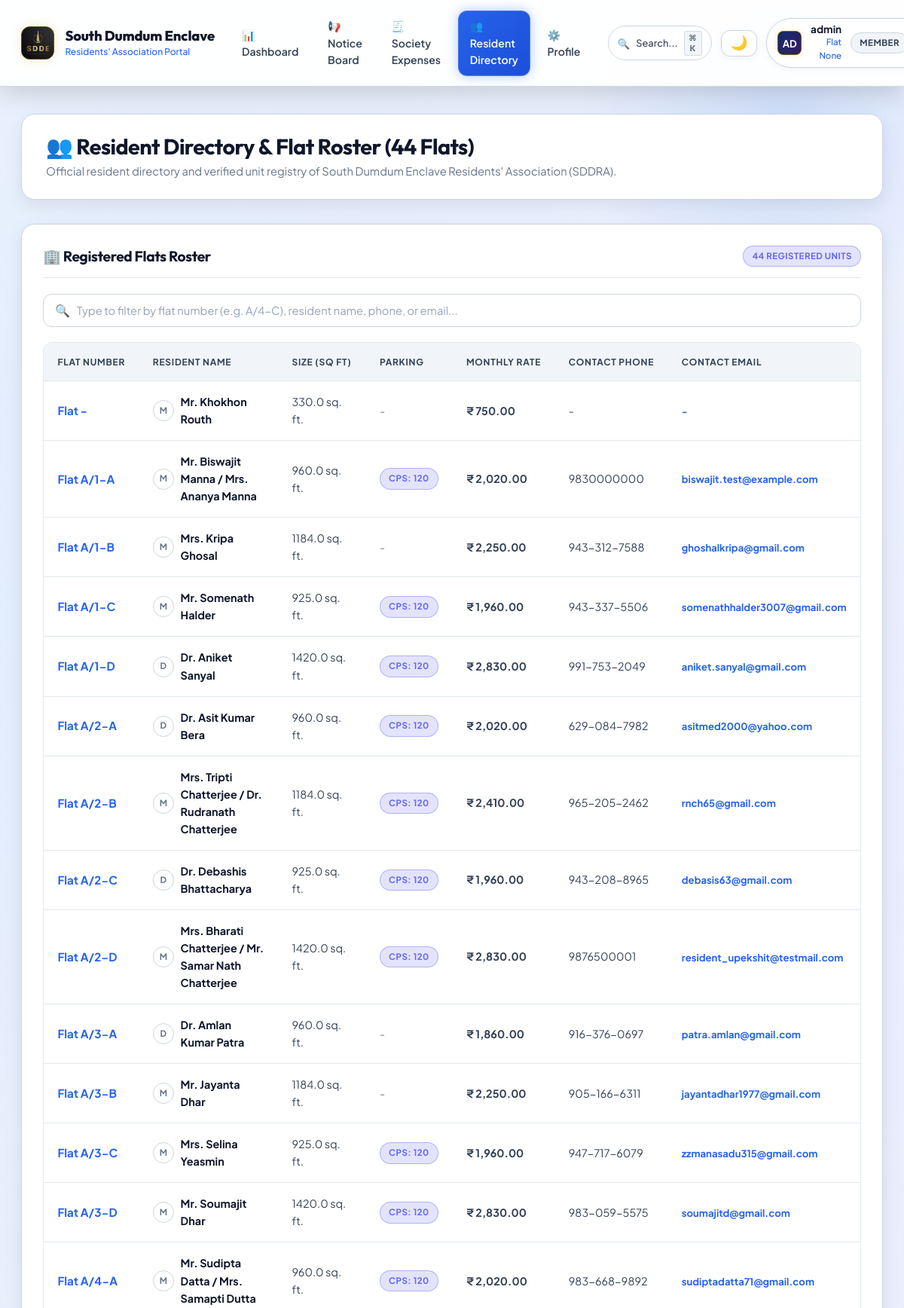
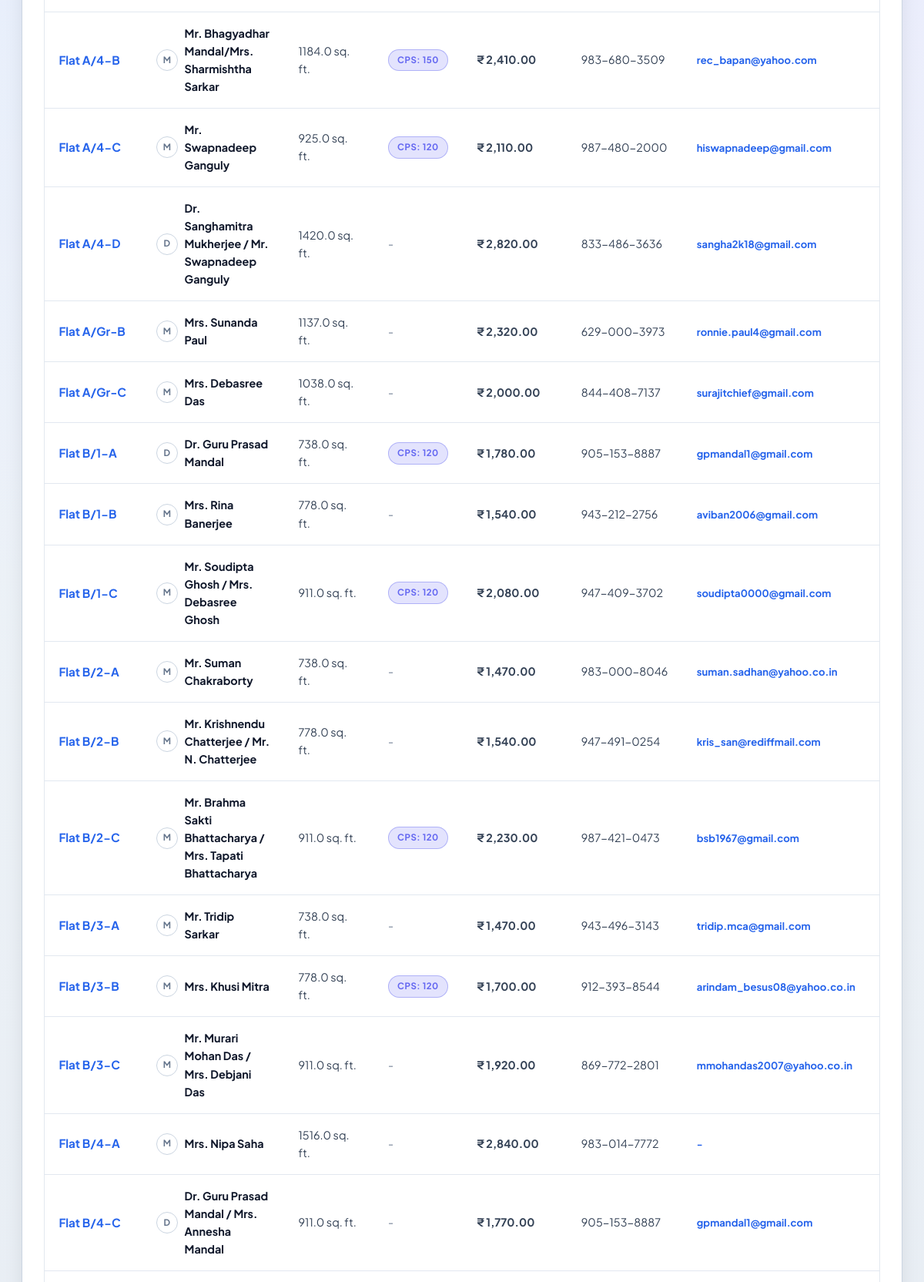
/members (signed in, upper part), run on the app's committed database (2 pictures, top to bottom).
### tables this page shows
CREATE TABLE tbl_membership (
    id INTEGER PRIMARY KEY,
    flat_no TEXT NOT NULL,
    member_name TEXT NOT NULL,
    RvsdFlatSize REAL,
    car_parking_space TEXT,
    cps_owner INTEGER,
    tws_owner INTEGER,
    tws_count INTEGER,
    flat_charges REAL,
    common_expenses REAL,
    cps_charges REAL,
    tws_charges REAL,
    capital_fund REAL,
    monthly_charge REAL,
    password_hash TEXT
, profile_pic TEXT DEFAULT NULL);

### app.py (the view)
@app.route('/admin/members')
@app.route('/members')
@login_required
def admin_members():
    search_q = request.args.get('q', '').strip()
    query = """
        SELECT m.*,
               c.mobile_num_1, c.mobile_num_2, c.email_1, c.email_2,
               COALESCE(r.total_paid, 0) as total_paid,
               COALESCE(r.receipts_count, 0) as receipts_count,
               r.last_payment_date
        FROM tbl_membership m
        LEFT JOIN tbl_mbr_cntct c ON LOWER(TRIM(m.flat_no)) = LOWER(TRIM(c.flat_no))
        LEFT JOIN (
            SELECT LOWER(TRIM(flat_no)) as flat_no,
                   SUM(amount) as total_paid,
                   COUNT(receipt_no) as receipts_count,
                   MAX(payment_date) as last_payment_date
            FROM tbl_receipts
            GROUP BY LOWER(TRIM(flat_no))
        ) r ON LOWER(TRIM(m.flat_no)) = r.flat_no
    """
    params = []
    if search_q:
        query += " WHERE m.flat_no LIKE %s OR m.member_name LIKE %s OR c.mobile_num_1 LIKE %s OR c.email_1 LIKE %s"
        params.extend([f"%{search_q}%", f"%{search_q}%", f"%{search_q}%", f"%{search_q}%"])
    query += " ORDER BY m.flat_no"
    members = query_db(query, params)
    return render_template('admin_members.html', members=members, search_q=search_q)

### app.py (called while the page is built, shortened)
def get_ist_now():
    return datetime.now(IST)

@app.after_request
def set_response_headers(response):
    if request.path.startswith('/static/'):
        response.headers['Cache-Control'] = 'public, max-age=0, must-revalidate'
    return response

@app.teardown_appcontext
def close_request_db(exception=None):
    pass

def login_required(f):
    @wraps(f)
    def decorated_function(*args, **kwargs):
        user = session.get('user')
        return f(*args, **kwargs)
    return decorated_function

### database.py (called while the page is built, shortened)
def get_writable_sqlite_path():
    global _WRITABLE_SQLITE_PATH
    if _WRITABLE_SQLITE_PATH and os.path.exists(_WRITABLE_SQLITE_PATH):
        return _WRITABLE_SQLITE_PATH

def get_sqlite_connection():
    try:
        from flask import g, has_request_context
        if has_request_context():
            if not hasattr(g, 'sqlite_conn') or g.sqlite_conn is None:
                db_path = get_writable_sqlite_path()
                conn = sqlite3.connect(db_path, timeout=30.0, check_same_thread=False)
                conn.row_factory = sqlite3.Row
                conn.create_function('DATE_FORMAT', 2, sqlite_date_format)
                try:
                    conn.execute("PRAGMA busy_timeout = 30000;")
                except Exception:
                    pass
                g.sqlite_conn = conn
            return g.sqlite_conn
    except Exception:
        pass

def determine_engine():
    global _ENGINE_MODE
    if _ENGINE_MODE is not None:
        return _ENGINE_MODE

def get_db():
    engine = determine_engine()
    return get_sqlite_connection() if engine == 'sqlite' else get_mysql_connection()

def query_db(query, params=None, one=False):
    engine = determine_engine()
    if engine == 'sqlite':
        sqlite_query = re.sub(r'%s', '?', query)
        conn = get_db()
        cur = conn.cursor()
        try:
            if params:
                cur.execute(sqlite_query, params)
            else:
                cur.execute(sqlite_query)
            if one:
                row = cur.fetchone()
                return dict(row) if row else None
            return [dict(r) for r in cur.fetchall()]
        finally:
            cur.close()

### templates/admin_members.html (shortened to what this page needs)
{% extends 'base.html' %}
{% block content %}
<div class="page-header">
    <div class="page-header-title">
        <h2>👥 Resident Directory &amp; Flat Roster (44 Flats)</h2>
        <p>
            {% if is_admin %}
            Complete official membership registry of South Dumdum Enclave Residents' Association from <code>tbl_membership</code>. Click any receipt badge to inspect vouchers in-panel.
            {% else %}
            Official resident directory and verified unit registry of South Dumdum Enclave Residents' Association (SDDRA).
            {% endif %}
        </p>
    </div>
</div>
<div class="card">
    <div class="card-header">
        <h3 class="card-title">🏢 Registered Flats Roster</h3>
        <span id="memberCountBadge" class="badge badge-info">{{ members|length }} Registered Units</span>
    </div>
    <div style="margin-bottom: 1.25rem;">
        <form method="GET" action="{{ url_for('admin_members') }}">
            <div class="live-search-box">
                <span class="search-icon">🔍</span>
                <input type="text" id="memberSearch" name="q" value="{{ search_q or '' }}" class="form-control" placeholder="Type to filter by flat number (e.g. A/4-C), resident name, phone, or email..." data-live-search="#membersTable" data-search-counter="#memberCountBadge" data-clear-btn="clearMemberSearch">
            </div>
        </form>
    </div>
    <div class="table-container">
        <table class="custom-table" id="membersTable">
            <thead>
                <tr>
                    <th>Flat Number</th>
                    <th>Resident Name</th>
                    <th>Size (Sq Ft)</th>
                    <th>Parking</th>
                    <th>Monthly Rate</th>
                    <th>Contact Phone</th>
                    <th>Contact Email</th>
                </tr>
            </thead>
            <tbody>
                {% for m in members %}
                <tr>
                    <td>
                        <strong class="text-highlight-blue" style="font-size: 0.95rem;">Flat {{ m.flat_no }}</strong>
                    </td>
                    <td>
                        <div style="display: flex; align-items: center; justify-content: space-between; gap: 0.5rem;">
                            <div style="display: flex; align-items: center; gap: 0.55rem;">
                                {% if m.profile_pic %}
                                <img src="{{ m.profile_pic }}" alt="{{ m.member_name }}" style="width: 28px; height: 28px; border-radius: 50%; object-fit: cover; border: 1.5px solid var(--primary-400); flex-shrink: 0;" loading="lazy">
                                {% else %}
                                <div style="width: 28px; height: 28px; border-radius: 50%; background: rgba(255,255,255,0.08); border: 1px solid var(--surface-border); color: var(--text-muted); display: flex; align-items: center; justify-content: center; font-size: 0.72rem; font-weight: 700; flex-shrink: 0;">
                                    {{ m.member_name[:1] if m.member_name else 'R' }}
                                </div>
                                {% endif %}
                                <strong class="text-main">{{ m.member_name }}</strong>
                            </div>
                        </div>
                    </td>
                    <td class="text-secondary">{{ m.RvsdFlatSize or '-' }} sq. ft.</td>
                    <td>
                        {% if m.cps_owner %}
                        <span class="badge badge-info">CPS: {{ m.car_parking_space }}</span>
                        {% else %}
                        <span class="text-muted">-</span>
                        {% endif %}
                    </td>
                    <td>
                        <strong class="text-secondary">₹ {{ "{:,.2f}".format(m.monthly_charge or 0) }}</strong>
                    </td>
                    <td class="text-secondary">
                        <div style="display: flex; align-items: center; justify-content: space-between; gap: 0.4rem;">
                            <span>{{ m.mobile_num_1 or m.mobile_num_2 or '-' }}</span>
                        </div>
                    </td>
                    <td>
                        <div style="display: flex; align-items: center; justify-content: space-between; gap: 0.4rem;">
                            <span class="text-highlight-blue" style="font-size: 0.82rem;">{{ m.email_1 or m.email_2 or '-' }}</span>
                        </div>
                    </td>
                </tr>
                {% endfor %}
            </tbody>
        </table>
    </div>
</div>
{% endblock %}

### templates/base.html (style rules this page uses)
:root, [data-theme="dark"], html[data-theme="dark"], body[data-theme="dark"] { --font-heading: 'Outfit', -apple-system, BlinkMacSystemFont, 'Segoe UI', Roboto, sans-serif; --font-body: 'Plus Jakarta Sans', -apple-system, BlinkMacSystemFont, 'Segoe UI', Roboto, sans-serif; --primary-50: #eff6ff; --primary-100: #dbeafe; --primary-200: #bfdbfe; --primary-300: #93c5fd; --primary-400: #60a5fa; --primary-500: #3b82f6; --primary-600: #2563eb; --primary-700: #1d4ed8; --primary-800: #1e40af; --primary-900: #1e3a8a; --primary-950: #0f172a; --emerald-500: #10b981; --emerald-600: #059669; --emerald-700: #047857; --amber-500: #f59e0b; --amber-600: #d97706; --amber-700: #b45309; --rose-500: #f43f5e; --rose-600: #e11d48; --rose-700: #be123c; --slate-50: #f8fafc; --slate-100: #f1f5f9; --slate-200: #e2e8f0; --slate-300: #cbd5e1; --slate-400: #94a3b8; --slate-500: #64748b; --slate-600: #475569; --slate-700: #334155; --slate-800: #1e293b; --slate-900: #0f172a; --slate-950: #020617; --radius-sm: 8px; --radius-md: 12px; --radius-lg: 18px; --radius-xl: 26px; --radius-pill: 9999px; --theme-mode: 'dark'; --text-main: #ffffff; --text-secondary: #cbd5e1; --text-muted: #94a3b8; --text-heading: #ffffff; --bg-body: #070b14; --bg-gradient: radial-gradient(circle at 15% 15%, rgba(30, 58, 138, 0.35) 0%, transparent 45%), radial-gradient(circle at 85% 25%, rgba(126, 34, 206, 0.25) 0%, transparent 45%), radial-gradient(circle at 50% 85%, rgba(15, 23, 42, 0.9) 0%, transparent 60%), linear-gradient(180deg, #070b14 0%, #0b1329 50%, #030712 100%); --navbar-bg: rgba(10, 16, 31, 0.88); --navbar-border: rgba(255, 255, 255, 0.1); --surface-card: rgba(15, 23, 42, 0.82); --surface-card-hover: rgba(22, 33, 58, 0.9); --surface-border: rgba(255, 255, 255, 0.1); --surface-border-hover: rgba(59, 130, 246, 0.45); --table-th-bg: rgba(30, 41, 59, 0.88); --table-th-color: #cbd5e1; --table-td-color: #e2e8f0; --table-td-border: rgba(255, 255, 255, 0.06); --form-bg: rgba(15, 23, 42, 0.85); --form-border: rgba(255, 255, 255, 0.15); --form-text: #ffffff; }
:root[data-theme="light"], html[data-theme="light"], body[data-theme="light"], [data-theme="light"] { --theme-mode: 'light'; --text-main: #0f172a; --text-secondary: #334155; --text-muted: #64748b; --text-heading: #0f172a; --bg-body: #f8fafc; --bg-gradient: radial-gradient(circle at 15% 15%, rgba(219, 234, 254, 0.75) 0%, transparent 45%), radial-gradient(circle at 85% 25%, rgba(237, 233, 254, 0.75) 0%, transparent 45%), linear-gradient(180deg, #f8fafc 0%, #edf2f7 50%, #e2e8f0 100%); --navbar-bg: rgba(255, 255, 255, 0.94); --navbar-border: rgba(203, 213, 225, 0.9); --surface-card: #ffffff; --surface-card-hover: #ffffff; --surface-border: #cbd5e1; --surface-border-hover: #2563eb; --table-th-bg: #f1f5f9; --table-th-color: #334155; --table-td-color: #0f172a; --table-td-border: #e2e8f0; --form-bg: #ffffff; --form-border: #cbd5e1; --form-text: #0f172a; }

### data on the page
tbl_membership: flat_no "-", member_name "M", member_name "Mr. Khokhon Routh", RvsdFlatSize "330.0", monthly_charge "750.00", mobile_num_1 "-", email_1 "-"
tbl_membership: flat_no "A/1-A", member_name "M", member_name "Mr. Biswajit Manna / Mrs. Ananya Manna", RvsdFlatSize "960.0", car_parking_space "120", monthly_charge "2,020.00", mobile_num_1 "9830000000", email_1 "biswajit.test@example.com"
tbl_membership: flat_no "A/1-B", member_name "M", member_name "Mrs. Kripa Ghosal", RvsdFlatSize "1184.0", monthly_charge "2,250.00", mobile_num_1 "943-312-7588", email_1 "ghoshalkripa@gmail.com"
tbl_membership: flat_no "A/1-C", member_name "M", member_name "Mr. Somenath Halder", RvsdFlatSize "925.0", car_parking_space "120", monthly_charge "1,960.00", mobile_num_1 "943-337-5506", email_1 "somenathhalder3007@gmail.com"
tbl_membership: flat_no "A/1-D", member_name "D", member_name "Dr. Aniket Sanyal", RvsdFlatSize "1420.0", car_parking_space "120", monthly_charge "2,830.00", mobile_num_1 "991-753-2049", email_1 "aniket.sanyal@gmail.com"
tbl_membership: flat_no "A/2-A", member_name "D", member_name "Dr. Asit Kumar Bera", RvsdFlatSize "960.0", car_parking_space "120", monthly_charge "2,020.00", mobile_num_1 "629-084-7982", email_1 "asitmed2000@yahoo.com"
tbl_membership: flat_no "A/2-B", member_name "M", member_name "Mrs. Tripti Chatterjee / Dr. Rudranath Chatterjee", RvsdFlatSize "1184.0", car_parking_space "120", monthly_charge "2,410.00", mobile_num_1 "965-205-2462", email_1 "rnch65@gmail.com"
tbl_membership: flat_no "A/2-C", member_name "D", member_name "Dr. Debashis Bhattacharya", RvsdFlatSize "925.0", car_parking_space "120", monthly_charge "1,960.00", mobile_num_1 "943-208-8965", email_1 "debasis63@gmail.com"
tbl_membership: flat_no "A/2-D", member_name "M", member_name "Mrs. Bharati Chatterjee / Mr. Samar Nath Chatterjee", RvsdFlatSize "1420.0", car_parking_space "120", monthly_charge "2,830.00", mobile_num_1 "9876500001", email_1 "resident_upekshit@testmail.com"
tbl_membership: flat_no "A/3-A", member_name "D", member_name "Dr. Amlan Kumar Patra", RvsdFlatSize "960.0", monthly_charge "1,860.00", mobile_num_1 "916-376-0697", email_1 "patra.amlan@gmail.com"
tbl_membership: flat_no "A/3-B", member_name "M", member_name "Mr. Jayanta Dhar", RvsdFlatSize "1184.0", monthly_charge "2,250.00", mobile_num_1 "905-166-6311", email_1 "jayantadhar1977@gmail.com"
tbl_membership: flat_no "A/3-C", member_name "M", member_name "Mrs. Selina Yeasmin", RvsdFlatSize "925.0", car_parking_space "120", monthly_charge "1,960.00", mobile_num_1 "947-717-6079", email_1 "zzmanasadu315@gmail.com"
tbl_membership: flat_no "A/3-D", member_name "M", member_name "Mr. Soumajit Dhar", RvsdFlatSize "1420.0", car_parking_space "120", monthly_charge "2,830.00", mobile_num_1 "983-059-5575", email_1 "soumajitd@gmail.com"
tbl_membership: flat_no "A/4-A", member_name "M", member_name "Mr. Sudipta Datta / Mrs. Samapti Dutta", RvsdFlatSize "960.0", car_parking_space "120", monthly_charge "2,020.00", mobile_num_1 "983-668-9892", email_1 "sudiptadatta71@gmail.com"
tbl_membership: flat_no "A/4-B", member_name "M", member_name "Mr. Bhagyadhar Mandal/Mrs. Sharmishtha Sarkar", RvsdFlatSize "1184.0", car_parking_space "150", monthly_charge "2,410.00", mobile_num_1 "983-680-3509", email_1 "rec_bapan@yahoo.com"
tbl_membership: flat_no "A/4-C", member_name "M", member_name "Mr. Swapnadeep Ganguly", RvsdFlatSize "925.0", car_parking_space "120", monthly_charge "2,110.00", mobile_num_1 "987-480-2000", email_1 "hiswapnadeep@gmail.com"
tbl_membership: flat_no "A/4-D", member_name "D", member_name "Dr. Sanghamitra Mukherjee / Mr. Swapnadeep Ganguly", RvsdFlatSize "1420.0", monthly_charge "2,820.00", mobile_num_1 "833-486-3636", email_1 "sangha2k18@gmail.com"
tbl_membership: flat_no "A/Gr-B", member_name "M", member_name "Mrs. Sunanda Paul", RvsdFlatSize "1137.0", monthly_charge "2,320.00", mobile_num_1 "629-000-3973", email_1 "ronnie.paul4@gmail.com"
tbl_membership: flat_no "A/Gr-C", member_name "M", member_name "Mrs. Debasree Das", RvsdFlatSize "1038.0", monthly_charge "2,000.00", mobile_num_1 "844-408-7137", email_1 "surajitchief@gmail.com"
tbl_membership: flat_no "B/1-A", member_name "D", member_name "Dr. Guru Prasad Mandal", RvsdFlatSize "738.0", car_parking_space "120", monthly_charge "1,780.00", mobile_num_1 "905-153-8887", email_1 "gpmandal1@gmail.com"
tbl_membership: flat_no "B/1-B", member_name "M", member_name "Mrs. Rina Banerjee", RvsdFlatSize "778.0", monthly_charge "1,540.00", mobile_num_1 "943-212-2756", email_1 "aviban2006@gmail.com"
tbl_membership: flat_no "B/1-C", member_name "M", member_name "Mr. Soudipta Ghosh / Mrs. Debasree Ghosh", RvsdFlatSize "911.0", car_parking_space "120", monthly_charge "2,080.00", mobile_num_1 "947-409-3702", email_1 "soudipta0000@gmail.com"
tbl_membership: flat_no "B/2-A", member_name "M", member_name "Mr. Suman Chakraborty", RvsdFlatSize "738.0", monthly_charge "1,470.00", mobile_num_1 "983-000-8046", email_1 "suman.sadhan@yahoo.co.in"
tbl_membership: flat_no "B/2-B", member_name "M", member_name "Mr. Krishnendu Chatterjee / Mr. N. Chatterjee", RvsdFlatSize "778.0", monthly_charge "1,540.00", mobile_num_1 "947-491-0254", email_1 "kris_san@rediffmail.com"
tbl_membership: flat_no "B/2-C", member_name "M", member_name "Mr. Brahma Sakti Bhattacharya / Mrs. Tapati Bhattacharya", RvsdFlatSize "911.0", car_parking_space "120", monthly_charge "2,230.00", mobile_num_1 "987-421-0473", email_1 "bsb1967@gmail.com"
tbl_membership: flat_no "B/3-A", member_name "M", member_name "Mr. Tridip Sarkar", RvsdFlatSize "738.0", monthly_charge "1,470.00", mobile_num_1 "943-496-3143", email_1 "tridip.mca@gmail.com"
tbl_membership: flat_no "B/3-B", member_name "M", member_name "Mrs. Khusi Mitra", RvsdFlatSize "778.0", car_parking_space "120", monthly_charge "1,700.00", mobile_num_1 "912-393-8544", email_1 "arindam_besus08@yahoo.co.in"
tbl_membership: flat_no "B/3-C", member_name "M", member_name "Mr. Murari Mohan Das / Mrs. Debjani Das", RvsdFlatSize "911.0", monthly_charge "1,920.00", mobile_num_1 "869-772-2801", email_1 "mmohandas2007@yahoo.co.in"
tbl_membership: flat_no "B/4-A", member_name "M", member_name "Mrs. Nipa Saha", RvsdFlatSize "1516.0", monthly_charge "2,840.00", mobile_num_1 "983-014-7772", car_parking_space "-"
tbl_membership: flat_no "B/4-C", member_name "D", member_name "Dr. Guru Prasad Mandal / Mrs. Annesha Mandal", RvsdFlatSize "911.0", monthly_charge "1,770.00", mobile_num_1 "905-153-8887", email_1 "gpmandal1@gmail.com"

### other printed values
{{ current_user.name[:2]|upper if current_user.name else '👤' }} "AD"
{{ current_user.name }} "admin"
{{ current_user.flat_no }} "None"
{{ current_user.role }} "MEMBER"
{{ members|length }} "44"
